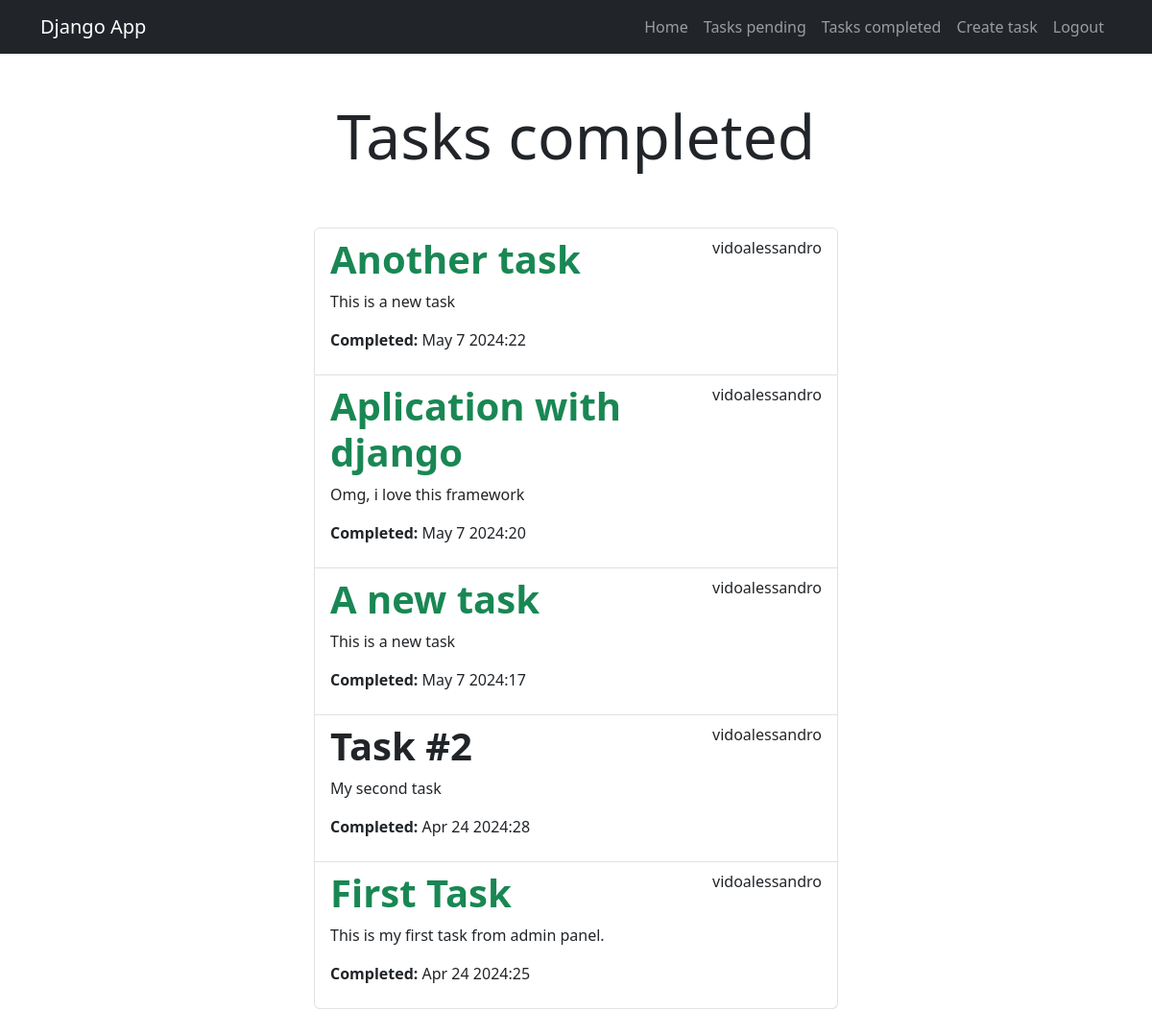
Before: /tasks_completed/ (signed in) with the older database file.
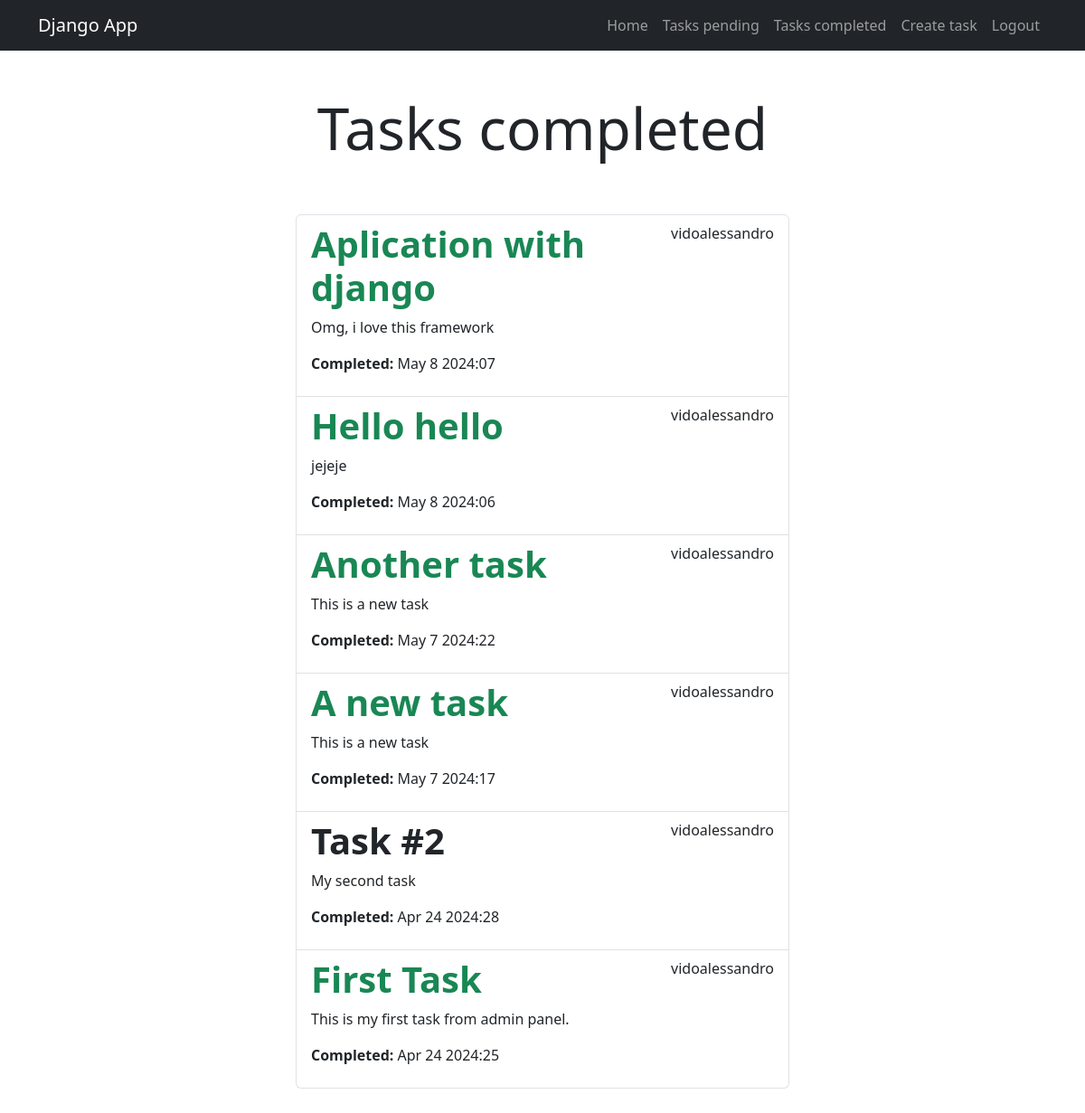
After: the same page with the newer database file.
### tasks/models.py (models this page shows, shortened)
class Tasks(models.Model):
    title = models.CharField(max_length=100)
    description = models.TextField(blank=True)
    created = models.DateTimeField(auto_now_add=True)
    datecompleted = models.DateTimeField(null=True)
    important = models.BooleanField(default=False)
    user = models.ForeignKey(User, on_delete=models.CASCADE)

### tasks/views.py (the view)
# urls.py: path('tasks_completed/', views.tasks_completed, name='tasks_completed'),
@login_required
def tasks_completed(request):
    tasks = Tasks.objects.filter(user=request.user, datecompleted__isnull=False).order_by('-datecompleted')
    condition = 'completed'
    return render(request, 'tasks.html', {
        'tasks': tasks,
        'condition': condition,
    })

### tasks/templates/tasks.html
{% extends 'base.html' %}
{% block content %}
    <main class="container pb-5">
        <div class="row">
            <div class="col-md-6 offset-md-3">
                <h1 class="text-center display-3 py-5">Tasks {{condition}}</h1>
                <ul class="list-group">
                    {% for task in tasks %}
                        <a class="list-group-item" href="{% url 'task_detail' task.id %}">
                            <header class="d-flex justify-content-between">
                                {% if task.important %}
                                    <h1 class="fw-bold text-success">{{task.title}}</h1>
                                    <p>{{task.user.username}}</p>
                                {% else %}
                                    <h1 class="fw-bold">{{task.title}}</h1>
                                    <p>{{task.user.username}}</p>
                                {% endif %}
                            </header>
                            <p>{{task.description}}</p>
                            <p> <strong>Completed:  </strong> {{completed}} {{task.datecompleted|date:'M j Y:i'}}</p>
                        </a>
                    {% endfor %}
                </ul>
            </div>
        </div>
    </main>
{% endblock %}

Changed rows visible on the page:
changed Tasks "Aplication with django": datecompleted "May 7 2024:20" → "May 8 2024:07"; moves up the list
added Tasks: title "Hello hello", user.username "vidoalessandro", description "jejeje", datecompleted "May 8 2024:06"
